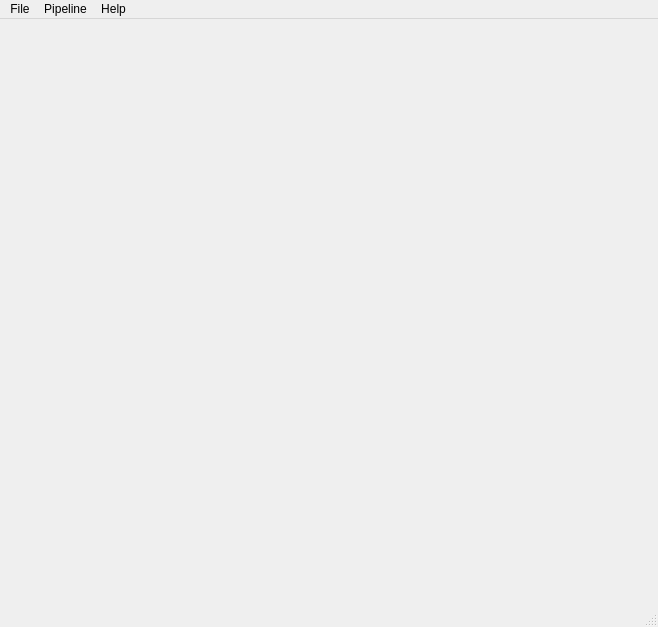
<?xml version="1.0" encoding="UTF-8"?>
<ui version="4.0">
 <class>DREAM3D_UI</class>
 <widget class="QMainWindow" name="DREAM3D_UI">
  <property name="geometry">
   <rect>
    <x>0</x>
    <y>0</y>
    <width>658</width>
    <height>627</height>
   </rect>
  </property>
  <property name="sizePolicy">
   <sizepolicy hsizetype="Preferred" vsizetype="Preferred">
    <horstretch>0</horstretch>
    <verstretch>0</verstretch>
   </sizepolicy>
  </property>
  <property name="windowTitle">
   <string>DREAM.3D</string>
  </property>
  <property name="unifiedTitleAndToolBarOnMac">
   <bool>false</bool>
  </property>
  <widget class="QWidget" name="centerWidget">
   <layout class="QVBoxLayout" name="verticalLayout_2">
    <property name="spacing">
     <number>0</number>
    </property>
    <property name="margin">
     <number>0</number>
    </property>
   </layout>
  </widget>
  <widget class="QMenuBar" name="menubar">
   <property name="geometry">
    <rect>
     <x>0</x>
     <y>0</y>
     <width>658</width>
     <height>26</height>
    </rect>
   </property>
   <widget class="QMenu" name="menuFile">
    <property name="title">
     <string>File</string>
    </property>
    <widget class="QMenu" name="menu_RecentFiles">
     <property name="title">
      <string>Recent Files</string>
     </property>
     <addaction name="actionSomething"/>
    </widget>
    <addaction name="actionOpen_Pipeline_2"/>
    <addaction name="actionSave_Pipeline_2"/>
    <addaction name="separator"/>
    <addaction name="menu_RecentFiles"/>
    <addaction name="separator"/>
    <addaction name="actionExit"/>
   </widget>
   <widget class="QMenu" name="menuPipeline">
    <property name="title">
     <string>Pipeline</string>
    </property>
   </widget>
   <widget class="QMenu" name="menuHelp">
    <property name="title">
     <string>Help</string>
    </property>
    <addaction name="separator"/>
    <addaction name="actionAbout"/>
    <addaction name="actionLicense_Information"/>
    <addaction name="separator"/>
    <addaction name="actionShow_User_Manual"/>
    <addaction name="separator"/>
    <addaction name="actionCheck_For_Updates"/>
   </widget>
   <addaction name="menuFile"/>
   <addaction name="menuPipeline"/>
   <addaction name="menuHelp"/>
  </widget>
  <widget class="QStatusBar" name="statusbar"/>
  <action name="actionOpen">
   <property name="text">
    <string>Open</string>
   </property>
  </action>
  <action name="actionClose">
   <property name="text">
    <string>Close</string>
   </property>
  </action>
  <action name="actionExit">
   <property name="text">
    <string>Exit</string>
   </property>
  </action>
  <action name="actionSomething">
   <property name="text">
    <string>Something</string>
   </property>
  </action>
  <action name="action_IconText">
   <property name="checkable">
    <bool>true</bool>
   </property>
   <property name="text">
    <string>Icon and Text</string>
   </property>
  </action>
  <action name="action_IconOnly">
   <property name="checkable">
    <bool>true</bool>
   </property>
   <property name="text">
    <string>Icon Only</string>
   </property>
  </action>
  <action name="action_TextOnly">
   <property name="checkable">
    <bool>true</bool>
   </property>
   <property name="text">
    <string>Text Only</string>
   </property>
  </action>
  <action name="action_ShowPluginToolbar">
   <property name="checkable">
    <bool>true</bool>
   </property>
   <property name="text">
    <string>Show Toolbar</string>
   </property>
  </action>
  <action name="actionDREAM_3D_Help">
   <property name="text">
    <string>DREAM.3D Help</string>
   </property>
  </action>
  <action name="actionLicense_Information">
   <property name="text">
    <string>License Information</string>
   </property>
  </action>
  <action name="actionAbout">
   <property name="text">
    <string>About</string>
   </property>
  </action>
  <action name="actionSave">
   <property name="text">
    <string>Save</string>
   </property>
  </action>
  <action name="actionOpen_Pipeline">
   <property name="text">
    <string>Open Pipeline</string>
   </property>
  </action>
  <action name="actionOpen_Pipeline_2">
   <property name="text">
    <string>Open Pipeline</string>
   </property>
  </action>
  <action name="actionSave_Pipeline_2">
   <property name="text">
    <string>Save Pipeline</string>
   </property>
  </action>
  <action name="action_CheckForUpdates">
   <property name="text">
    <string>Check for Updates</string>
   </property>
  </action>
  <action name="actionShow_User_Manual">
   <property name="text">
    <string>Show User Manual</string>
   </property>
  </action>
  <action name="action_OpenStatsGenerator">
   <property name="text">
    <string>Open StatsGenerator</string>
   </property>
  </action>
  <action name="actionCheck_For_Updates">
   <property name="text">
    <string>Check For Updates</string>
   </property>
  </action>
 </widget>
 <resources/>
 <connections/>
</ui>
